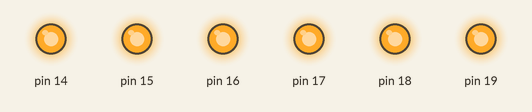
The sketch below on a simulated Arduino Uno, built with avr-gcc and run on an emulated ATmega328P. On the bench: output pins drawn as LEDs (lit = HIGH). What the sketch prints to the serial monitor is not drawn.

Above: at 0.42 s.
At 0.9 s:
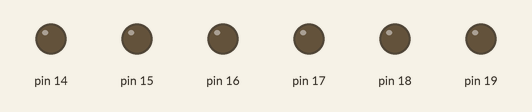
Timing chart, 0 to 2.4 s (numbered marks = the images above):
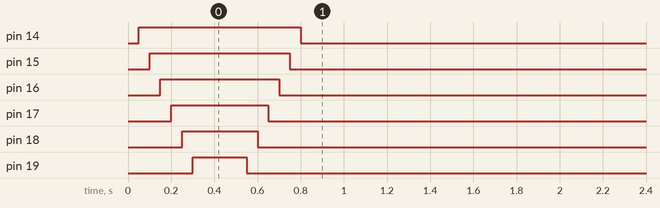

Measured:
- by itself, pin 14: LOW → HIGH at 0.05 s, → LOW 0.75 s later
- by itself, pin 15: LOW → HIGH at 0.10 s, → LOW 0.65 s later
- by itself, pin 16: LOW → HIGH at 0.15 s, → LOW 0.55 s later
- by itself, pin 17: LOW → HIGH at 0.20 s, → LOW 0.45 s later
- by itself, pin 18: LOW → HIGH at 0.25 s, → LOW 0.35 s later
- by itself, pin 19: LOW → HIGH at 0.30 s, → LOW 0.25 s later

The sketch:

LowBatteryCheck.ino
```cpp
/*****************************************************************
  - LowBatteryCheck
  LowBatteryCheck(level)
  로우 배터리 측정 (배터리 레벨 기준값)
  * 배터리 값은 0 ~ 100
  * 기준 값보다 배터리가 적다면 부저를 울립니다.
*******************************************************************/

#include <CoDrone.h>                   // 코드론을 사용하기 위한 헤더파일

byte level = 50;                        // 이곳에서 설정한 값이 배터리 기준 값이 됨

void setup()
{
  CoDrone.begin(115200);                  // 드론 플러그의 기능 개시

  CoDrone.AutoConnect(NearbyDrone);      // 가장 가까운 위치의 드론과 연결

  CoDrone.LowBatteryCheck(level);         // 만약 배터리가 입력한 기준값 보다 작다면 부저를 울려서 알려줌

}

void loop()
{
}
```
